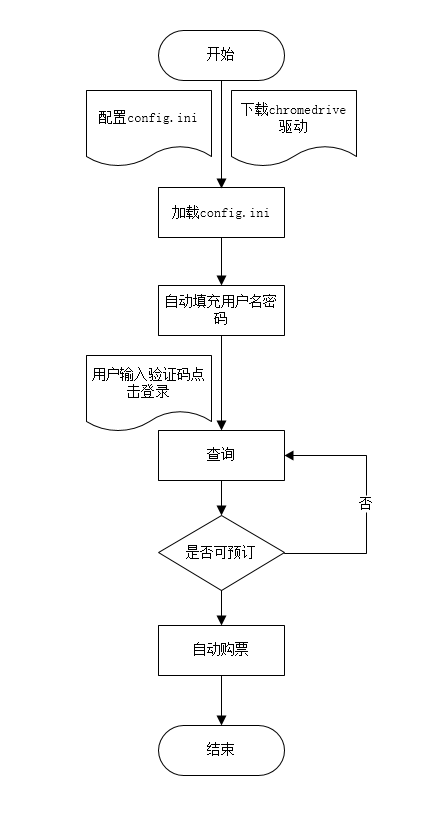
#> input picture pyProject/12306Python-master/resources/images/流程图.jpg, 446 x 819 px
$ python ImageDemo.py -file '../12306Python-master/resources/images/流程图.jpg'
#> lines starting #> are read from the running program, lines starting #| are printed output that depends on the picture
from PIL import Image
import argparse

#命令行输入参数处理
parser = argparse.ArgumentParser()

parser.add_argument('-file',default='/Users/caozhan/Desktop/timg.jpeg')     #输入文件
parser.add_argument('-output',default='/Users/caozhan/Desktop/timg1.txt')   #输出文件
parser.add_argument('--width', type = int, default = 80) #输出字符画宽
parser.add_argument('--height', type = int, default = 80) #输出字符画高
#获取参数
args = parser.parse_args()

IMG = args.file
WIDTH = args.width
HEIGHT = args.height
OUTPUT = args.output

ascii_char = list("$@B%8&WM#*oahkbdpqwmZO0QLCJUYXzcvunxrjft/\|()1{}[]?-_+~<>i!lI;:,\"^`'. ")

# 将256灰度映射到70个字符上
def get_char(r,g,b,alpha = 256):
    if alpha == 0:
        return ' '
    length = len(ascii_char)
    gray = int(0.2126 * r + 0.7152 * g + 0.0722 * b)

    unit = (256.0 + 1)/length
    return ascii_char[int(gray/unit)]

if __name__ == '__main__':

    im = Image.open(IMG)
#> im is the input picture: PIL image 446x819 RGBA; mean R, G, B, A 249.9, 249.9, 249.9, 255
    #低质量
    im = im.resize((WIDTH,HEIGHT), Image.NEAREST)
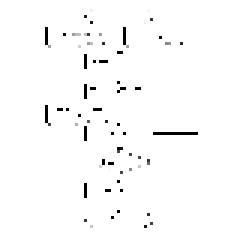
#> im: PIL image 80x80 RGBA (shown 3 times larger); mean R, G, B, A 250.6, 250.6, 250.6, 255
    #写入
    txt = ""

    for i in range(HEIGHT):
        for j in range(WIDTH):
            #获取像素值
            txt += get_char(*im.getpixel((j,i)))
        txt += '\n'
    print(txt)
#|                               "                  `
#|                             M
    #字符画输出到文件
    if OUTPUT:
        with open(OUTPUT,'w') as f:
            f.write(txt)
    else:
        with open("output.txt",'w') as f:
            f.write(txt)
